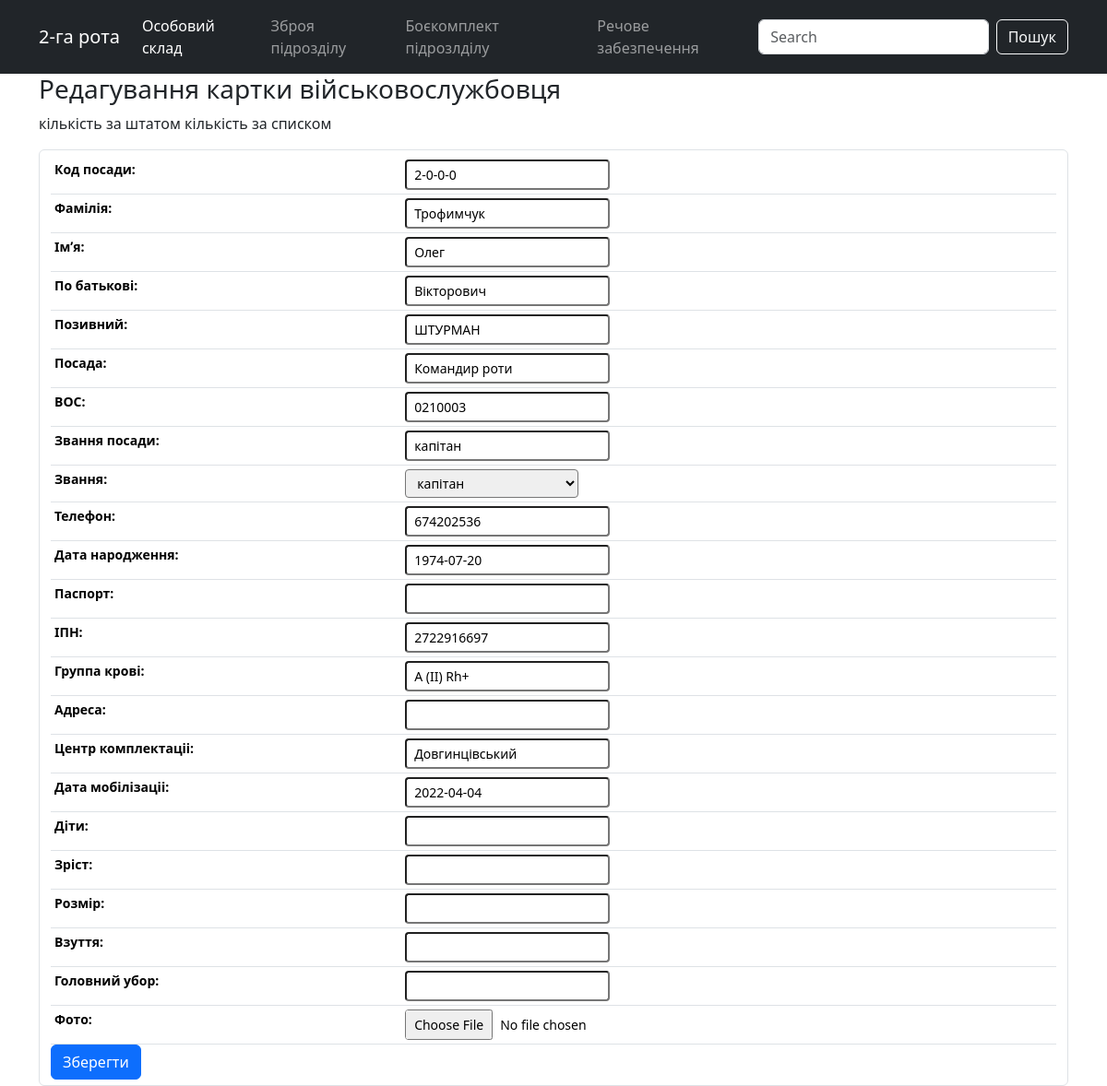
The app's page /index/soldiers_card/7/update/, older data.
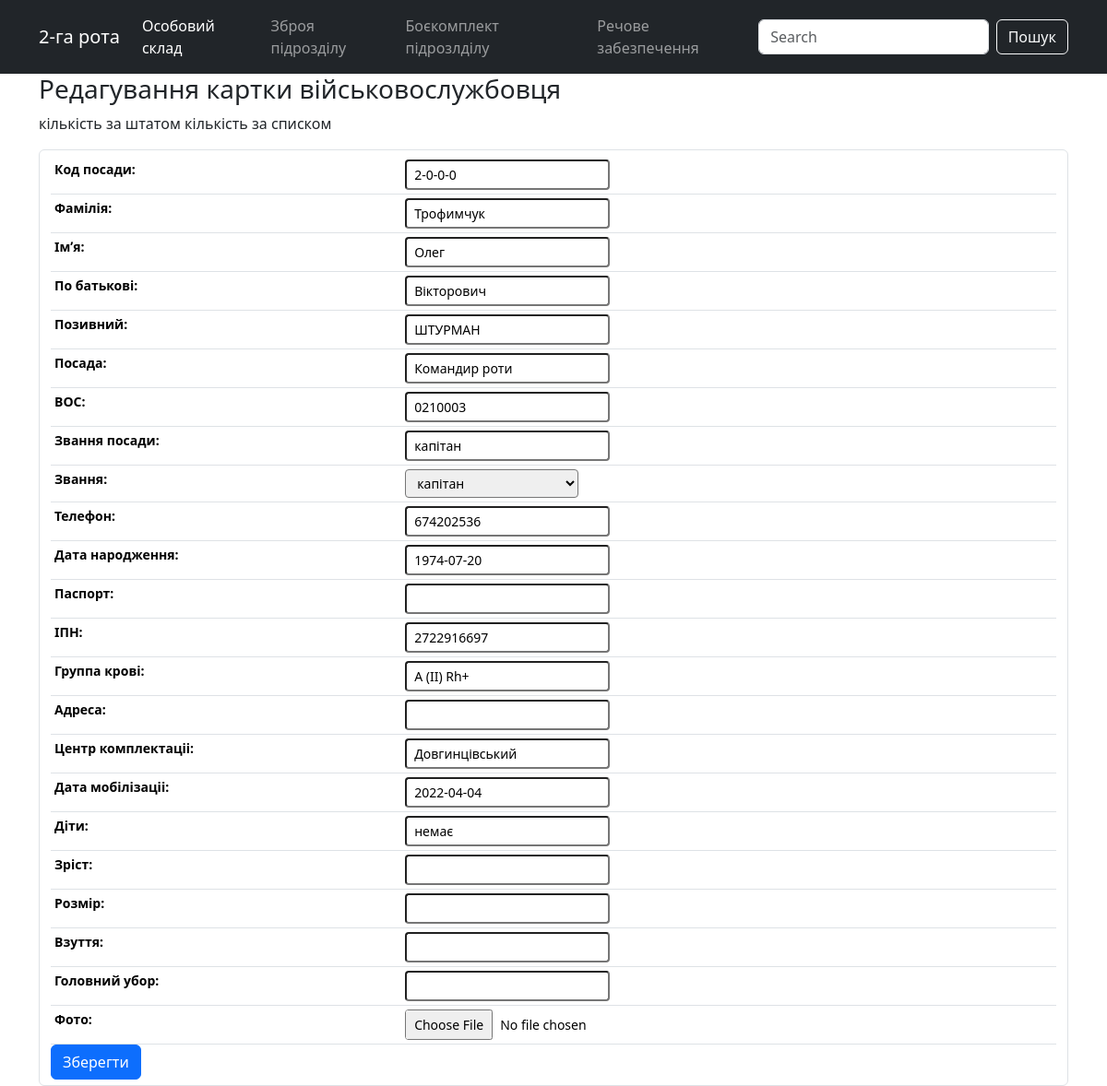
The same page, newer data.
### evening/models.py (models this page shows, shortened)
class Soldiers(models.Model):
    slug = models.SlugField(max_length=50, unique=True,
                            verbose_name='Код посади')
    surname = models.CharField(
        max_length=50, blank=True, null=True, verbose_name='Фамілія')
    name = models.CharField(max_length=50, blank=True,
                            null=True, verbose_name='Імʼя')
    fathers_name = models.CharField(
        max_length=50, blank=True, null=True, verbose_name='По батькові')
    callsign = models.CharField(
        max_length=50, blank=True, null=True, verbose_name='Позивний')
    position_name = models.CharField(
        max_length=50, verbose_name='Посада')
    mil_prof = models.CharField(max_length=50, verbose_name='ВОС')
    position_rank = models.CharField(
        max_length=50, verbose_name='Звання посади')
    rank = models.ForeignKey(
        'Ranks', on_delete=models.PROTECT, blank=True, null=True, verbose_name='Звання')
    phone = models.CharField(max_length=13, blank=True,
                             null=True, verbose_name='Телефон')
    birth_date = models.DateField(
        blank=True, null=True, default='2000-01-01', verbose_name='Дата народження')
    tax_number = models.CharField(
        max_length=15, unique=True, blank=True, null=True, verbose_name='ІПН')
    blood_type = models.CharField(
        max_length=15, blank=True, null=True, verbose_name='Группа крові')
    addres = models.CharField(
        max_length=255, blank=True, null=True, verbose_name='Адреса')
    complect_center = models.CharField(
        max_length=255, blank=True, null=True, verbose_name='Центр комплектаціі')
    mob_date = models.DateField(
        blank=True, null=True, default='2000-01-01', verbose_name='Дата мобілізаціі')
    children = models.CharField(
        max_length=50, blank=True, null=True, verbose_name='Діти')
    hight_s = models.CharField(
        max_length=50, blank=True, null=True, verbose_name='Зріст')
    size = models.CharField(max_length=50, blank=True,
                            null=True, verbose_name='Розмір')
    boots_s = models.CharField(
        max_length=50, blank=True, null=True, verbose_name='Взуття')
    head_s = models.CharField(max_length=50, blank=True, null=True,
                              verbose_name='Головний убор')
    photo = models.ImageField(blank=True, null=True, verbose_name='Фото')
    passport = models.CharField(
        max_length=50, blank=True, null=True, verbose_name='Паспорт')
    class Meta:
        verbose_name = 'Військовослужбовець'
        verbose_name_plural = 'Військовослужбовці'
        ordering = ['slug']

### evening/views.py (the view, shortened to what this page needs)
class SoldierCardRenew(UpdateView):
    model = Soldiers
    template_name = 'evening/soldier_renew.html'
    form_class = SoldierAddForm

### evening/models.py (called while the page is built)
    def __str__(self):
        return self.rank

### evening/templates/evening/soldier_renew.html (shortened to what this page needs)
{% extends "evening/base_generic.html" %}
{% block content %}
<head> </head>
<div class="container">
    <h3>Редагування картки військовослужбовця</h3>
    <p>кількість за штатом {{soldiers_list.count}} кількість за списком {{cont}}</p>
    <form method="POST" action="{% url 'soldier-card-update' pk=object.pk %}" class="form-group form-control">
        <table class="table table-sm">
            {{form.as_table}}
        </table>
        <div>
            <button type="submit" class="btn btn-primary">Зберегти</button>
        </div>
    </form>
</div>
{% endblock %}

Row changes from the older to the newer data that the page shows:
changed Soldiers "Трофимчук": children (not shown) → "немає"
